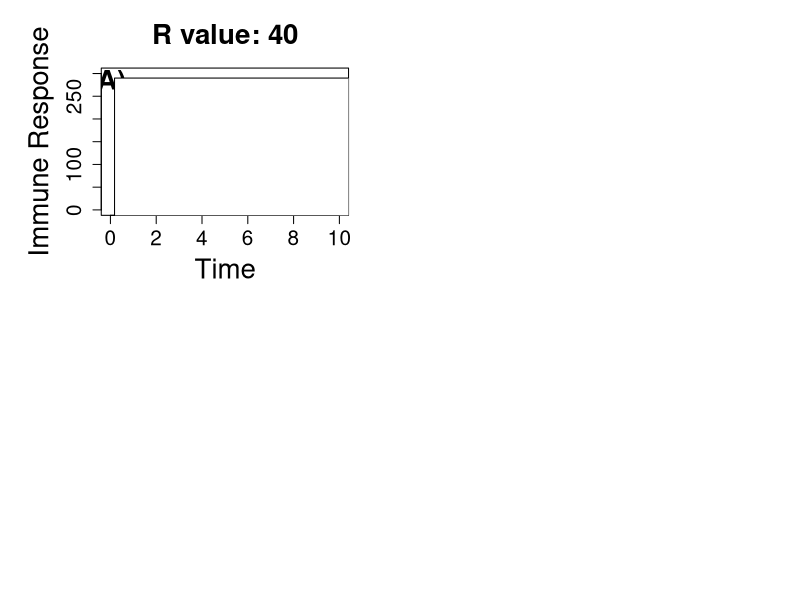

Here is the R script that generated this plot: (Note: this script raises an error after producing the figure.)
## ---- chunk 1
require(deSolve)
require(ggplot2)
## ---- chunk 2
transmission.model <- function(t, x, params) {
  P <- x[1]
  X <- x[2]
  
  with(
    as.list(params),
    {
      dP <- r*P - k*X*P
      dX <- a - d*X + y*k*X*P
    
      res <- c(dP, dX)
      list(res)
    }
  )
}

transmission.potential <- function(k, P) {
  return(ifelse(k*P < 0, 0, k*P))
}
## ---- chunk 3
params40 <- c(r=40, k=3.5, y=10^-4, a=1, d=.5)
params70 <- c(r=70, k=3.5, y=10^-4, a=1, d=.5)
params100 <- c(r=100, k=3.5, y=10^-4, a=1, d=.5)
time <- seq(0,10, by=0.01)
lowid <- 1
medid <- 100
highid <- 10000
ids <- data.frame(low=lowid, med=medid, high=highid)
lowcolor <- "black"
medcolor <- "#a3a3a3"
highcolor <- "#d4d4d4"
cols <- data.frame(low=lowcolor, med=medcolor, high=highcolor)
k <- 10^-3
## ---- chunk 4
plot.immune.response.panel <- function(ids, params, cols, label) {
  datalow= data.frame(lsoda(c(P=ids$low, X=0), time, transmission.model, params))
  datamed= data.frame(lsoda(c(P=ids$med, X=0), time, transmission.model, params))
  datahigh= data.frame(lsoda(c(P=ids$high, X=0), time, transmission.model, params))
  
  plot(datalow$time, datalow$X, col=cols[1], type="l", ylim=c(0, 300),
       xlab="Time", ylab="Immune Response", main=paste("R value:", params[1]),
       cex.lab=2, cex.axis=1.5, cex.main=2)
  text(0.05, 280, labels=label, font=2, cex=2)
  
  lines(datamed$time, datamed$X, col=cols[2])
  lines(datahigh$time, datahigh$X, col=cols[3])
}

#Plotting immune response over time

png("./Figures/Immune response.png", width=1000, height=900)

par(mfrow=c(2, 2), mar=c(5.1, 6.1, 4.1, 3.1))

plot.immune.response.panel(ids, params40, cols, "A)")

legend(0.18, 290, 
       title="Relative Infectious Dose",
       legend=c("1", "100", "10000"), 
       col=c(smallcolor, medcolor, highcolor), 
       cex=2, text.font=2, lty=1)

plot.immune.response.panel(ids, params70, cols, "B)")

plot.immune.response.panel(ids, params100, cols, "C)")

dev.off()
## ---- chunk 5
plot.transmission.lines <- function(df, k, color) {
  clearance=min(which(df$P <= 0))
  transmission= transmission.potential(k, df$P[1:clearance - 1])
  lines(df$time[1:clearance-1], transmission, col=color)
}
## ---- chunk 6
plot.simple.model.panel <- function(symp.thresh, k, datalow, datamed, datahigh, 
                                    cols, label) {
  lowcolor= cols$low
  medcolor= cols$med
  highcolor= cols$high
  
  plot(1, type="n", xlab='', ylab='', log='y', xlim=c(0, 0.4), ylim=c(1, 10^4), 
       cex.lab=2, cex.axis=1.5, cex.main=2)
  plot.transmission.lines(datalow, k, lowcolor)
  plot.transmission.lines(datamed, k, medcolor)
  plot.transmission.lines(datahigh, k, highcolor)
  abline(h=symp.thresh, lty=3, col="red")
  text(0.03, 3 * 10^3, labels=label, font=2, cex=2)
  mtext(text="Time", side=1, line=4, cex=2)
  mtext(text="Transmission Potential", side=2, line=4, cex=2)
}

datalow <- data.frame(lsoda(c(P=lowid, X=0), time, transmission.model, params40))
datamed <- data.frame(lsoda(c(P=medid, X=0), time, transmission.model, params40))
datahigh <- data.frame(lsoda(c(P=highid, X=0), time, transmission.model, params40))

#Case 1: Symptoms threshold is below transmission threshold

{
  png("./Figures/Simple Model.png", width=1000, height=700)
  par(mfrow=c(1, 2), mar=c(5.1, 6.1, 4.1, 3.1))
  symp.thresh1 <- 50
  
  { 
  
    plot.simple.model.panel(symp.thresh1, k, datalow, datamed, datahigh, cols, "A)")
    
    legend(0.1, 9 * 10^3, 
           title="Relative Infectious Dose",
           legend=c("1", "100", "10000", "Symptom threshold"), 
           lty= c(1, 1, 1, 3, 3), col=c(cols$low, cols$med, cols$high, "red"), lwd=3, 
           cex=1.5, text.font=2) 
  }
  


#Case 2: Symptoms threshold is above transmission threshold

  symp.thresh2 <- 1000
  
  plot.simple.model.panel(symp.thresh2, k, datalow, datamed, datahigh, cols, "B)")
  
  dev.off()
}

## ---- chunk 7
plot.immune.model.panel <- function(symp.thresh, r, label, cols, y, vary) {
  par(mar=c(5.1, 6.1, 4.1, 3.1))
  params=c(r=r, k=3.5, y=y, a=1, d=.5)
  
  datalow= data.frame(lsoda(c(P=lowid, X=0), time, transmission.model, params))
  datamed= data.frame(lsoda(c(P=medid, X=0), time, transmission.model, params))
  datahigh=- data.frame(lsoda(c(P=highid, X=0), time, transmission.model, params))
  
  dfs <- list(datalow, datamed, datahigh)
  
  plot(1, type="n", xlab='', ylab='', log='y', xlim=c(0, 0.5), ylim=c(1, 10^4), 
       cex.lab=2, cex.axis=1.5, cex.main=2)
  plot.immune.model.line(datalow, symp.thresh, cols$low)
  plot.immune.model.line(datamed, symp.thresh, cols$med)
  plot.immune.model.line(datahigh, symp.thresh, cols$high)
  
  if(vary=="gamma") {
    mtext(text=bquote("Transmission when "~ gamma ~ " = " ~ .(y)), font=2, side=3, line=1, cex=2)
    text(0.05, 6000, labels=label, font=2, cex=2)
  } else {
    text(0.25, 10^11, labels=label, font=2, cex=2)
    mtext(text=bquote("Transmission when r =" ~ .(r)), side=3, font=2, line=1, cex=2)
  }
}

plot.immune.model.line <- function(data, symp.thresh, col) {
  data=data[transmission.potential(k, data$P) > 0,]
  lines(data$time, transmission.potential(k, data$P), col=col)
  symptomatic <- data[data$X >= symp.thresh,]
  lines(symptomatic$time, transmission.potential(k,symptomatic$P), lwd=3)
}

symp.thresh <- 5

#r varies. gamma= 10^-4

r <- seq(10, 130, by=10)

png("./Figures/Immune-based symptoms varying r.png", width=1400, height=1000)

par(mfrow=c(3, 4), mar=c(5.1, 6.1, 4.1, 3.1))

for (i in seq(1, 12)) {
  
  plot.immune.model.panel(symp.thresh, round(r[i]), paste(LETTERS[i], ")"), cols, 10^-4, "r")

  if (i == 9) {
    mtext(text="Time", side=1, line=4, cex=2)
    mtext(text="Transmission Potential", side=2, line=4, cex=2)
    
    legend(0.21, 8800, 
           title="Relative Infectious Dose",
           legend=c("1", "100", "10000", "Symptoms"), 
           col=c(smallcolor, medcolor, highcolor, smallcolor), lwd=c(1, 1, 1, 3), 
           cex=1.5, text.font=2)
  }

}

dev.off()

#gamma varies. r=40.

symp.thresh <- 5

y <- seq(.5 * 10^-4, 1.5*10^-4, by=.1*10^-4)

png("./Figures/Immune-based symptoms varying y many.png", width=1600, height=1000)

par(mfrow=c(3, 4), mar=c(5.1, 6.1, 4.1, 3.1))

for (i in seq(1, 11)) {
  
  plot.immune.model.panel(symp.thresh, 40, paste(LETTERS[i], ")"), cols, y[i], "gamma")
  
  if (i == 9) {
    mtext(text="Time", side=1, line=4, cex=2)
    mtext(text="Transmission Potential", side=2, line=4, cex=2)
    
    legend(0.27, 10000, 
           title="Relative Infectious Dose",
           legend=c("1", "100", "10000", "Symptoms"), 
           col=c(smallcolor, medcolor, highcolor, smallcolor), lwd=c(1, 1, 1, 3), 
           cex=1.5, text.font=2)
  }
  
}

dev.off()

## ---- chunk 8
symp.thresh <- 5
gamma_variable <- c(0.5 * 10^-4, 10^-4, 1.5 * 10^-4)
r_variable <- c(10, 70, 130)

gamma_r <- expand.grid(gamma=gamma_variable, r=r_variable)

desolve_function <- function(gamma, r, id) {
  time= seq(0,2, by=0.01)
  parameter_value = c(y=gamma, r=r, a=1, d=.5, k=3.5)
  df = data.frame(lsoda(c(P=id, X=0), time, transmission.model, parameter_value))
  tp = data.frame(time=time, transmission_potential=transmission.potential(10^-3, df$P), immune=df$X, gamma, r)
  return(tp)
}

#lowdose is a list
lowdose <- mapply(desolve_function, gamma_r$gamma, gamma_r$r, id=1, SIMPLIFY = FALSE)

lowdose_full <- do.call(rbind, lowdose)

symptomaticlow <- lowdose_full[lowdose_full$immune >= symp.thresh,]

#meddose is a list
meddose <- mapply(desolve_function, gamma_r$gamma, gamma_r$r, id=100, SIMPLIFY = FALSE)

meddose_full <- do.call(rbind, meddose)

symptomaticmed <- meddose_full[meddose_full$immune >= symp.thresh,]

#highdose is a list
highdose <- mapply(desolve_function, gamma_r$gamma, gamma_r$r, id=10000, SIMPLIFY = FALSE)

highdose_full <- do.call(rbind, highdose)

symptomatichigh <- highdose_full[highdose_full$immune >= symp.thresh,]

## ---- chunk 9
r.labs <- rep(c("r: 10", "r: 70", "r: 130"), 9)
names(r.labs) <- rep(c("10", "70", "130"), 3)

gamma.labs <- c(rep("\u03B3: 5e-05", 3), rep("\u03B3: 1e-04", 3), rep("\u03B3: 0.00015", 3))
names(gamma.labs) <- c(rep("5e-05", 3), rep("1e-04", 3), rep("0.00015", 3))

cols <- c("1"="#009E73", "100"="#871a6e", "10000"="#E69F00")
  
ggplot(NULL, aes(x=time, y=transmission_potential)) +
  facet_wrap(gamma~r, scales='free', labeller=labeller(gamma=gamma.labs, r=r.labs)) + 
  
  #Transmission potential lines
  geom_line(data=lowdose_full, aes(colour= "1")) +
  geom_line(data=meddose_full, aes(colour="100")) + 
  geom_line(data=highdose_full, aes(colour="10000")) + 
  
  #Bolded transmission potential lines where symptoms occur
  geom_line(data=symptomaticlow, aes(colour= "1"), lwd=1.1) +
  geom_line(data=symptomaticmed, aes(colour="100"), lwd=1.1) + 
  geom_line(data=symptomatichigh, aes(colour="10000"), lwd=1.1) + 
  
  xlab("Time") + ylab("Transmission Potential") +
  theme(strip.background = element_rect(fill="lightblue")) +
  scale_color_manual(name="Relative Infectious Dose", values = cols)

ggsave("./Figures/Varying r and y 9 plots.png")
